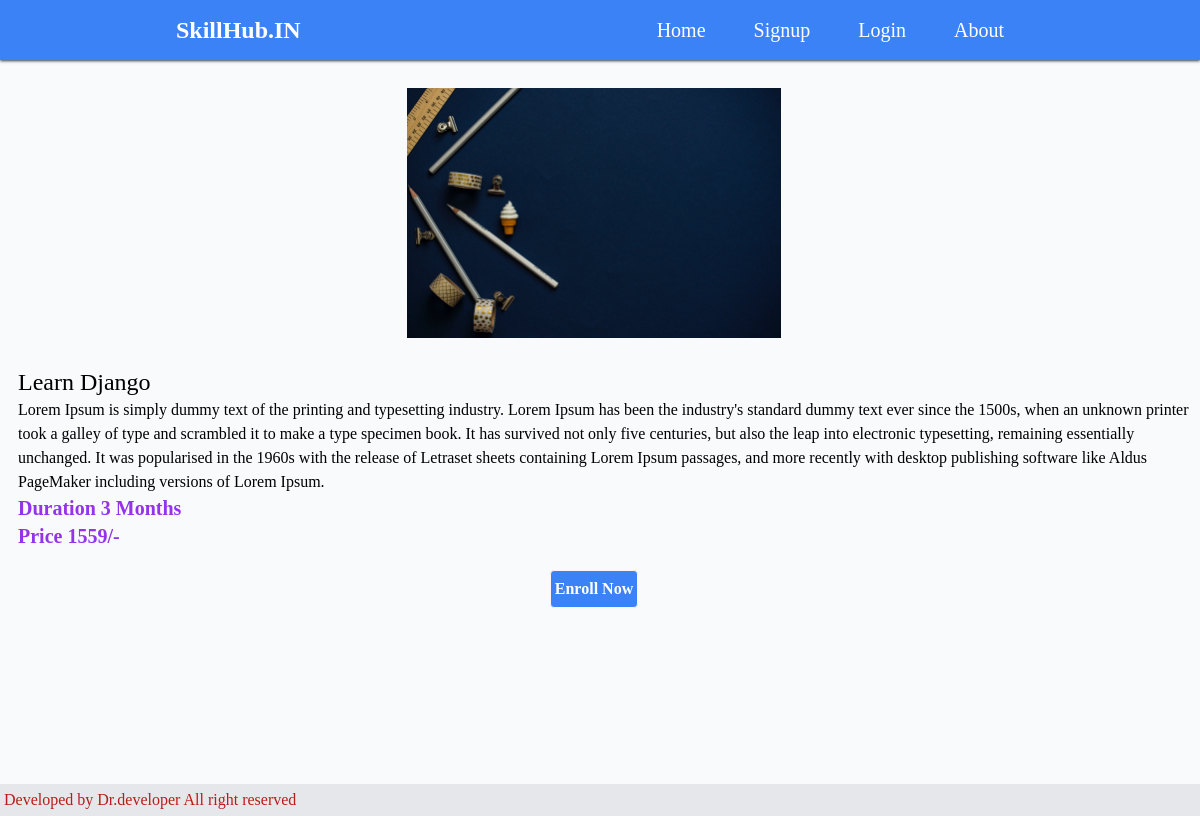
Page /update/3 on the committed database.
### blog/models.py (models this page shows, shortened)
class Blog(models.Model):
    course_img=models.ImageField(upload_to='courseimg')
    course_name=models.CharField(max_length=100)
    course_des=models.TextField()
    course_duration=models.PositiveIntegerField()
    course_price=models.PositiveIntegerField()

### blog/views.py (the view)
# urls.py: path('update/<int:id>',views.detail,name='detail'),
def detail(request, id):
    blog=Blog.objects.filter(pk=id)
    return render(request,'pages/detail.html',{'blog':blog})

### blog/templates/pages/detail.html (shortened to what this page needs)
{% extends 'base.html' %}
{% load static %}
{% block content %}
{% for blogs in blog %}
<div class="flex items-center  justify-evenly ml-2 m-5 flex-col md:flex-col ">
    <div class=" flex justify-center object-contain h-1/2 md:w-1/3 p-2 w-full hover:shadow-2xl duration-500">
       <img class=" text-center" src="{{blogs.course_img.url}}" alt="">
    </div>
    <div class="w-full ml-5 mt-5">
        <h1 class="text-2xl font-medium w-full">{{blogs.course_name}} </h1>
        <p class="">{{blogs.course_des}} </p>
        <h1 class="text-xl md:font-semibold text-purple-600">Duration {{blogs.course_duration}} Months</h1>
        <h1 class="text-xl md:font-semibold text-purple-600">Price {{blogs.course_price}}/-</h1>
    </div>
    <div>
        <form action="/enroll_now">
        <Button class="mt-5 py-1.5 bg-blue-500 rounded p-1 border border-red-50 hover:shadow-lg text-white font-semibold duration-300" type="submit"> Enroll Now</Button>
        </form>
    </div>
</div>
{% endfor %}
{% endblock content %}

### rows in the picture
Blog: course_img (picture), course_name "Learn Django", course_des "Lorem Ipsum is simply dummy text of the printing and typesetting industry. Lorem Ipsum has been the industry's standard dummy text ever since the 1500s, when an unknown printer took a galley of type and scrambled it to make a type specimen book. It has survived not only five centuries, but also the leap into electronic typesetting, remaining essentially unchanged. It was popularised in the 1960s with the release of Letraset sheets containing Lorem Ipsum passages, and more recently with desktop publishing software like Aldus PageMaker including versions of Lorem Ipsum.", course_duration "3", course_price "1559"
